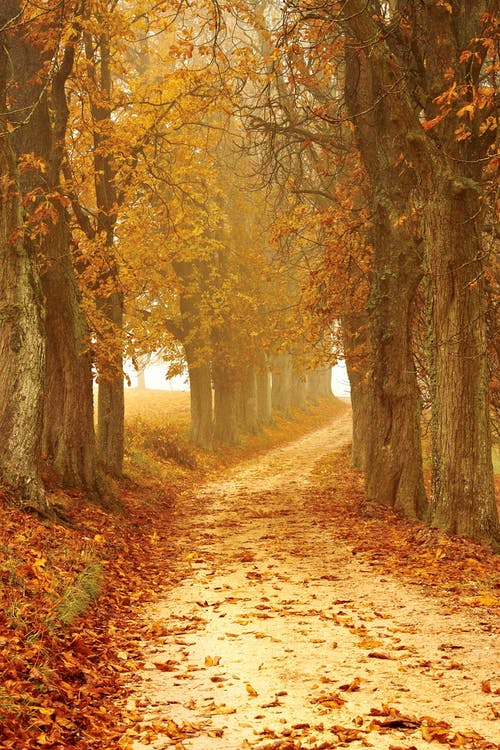
#> input picture Images/img1.jpeg, 500 x 750 px, found by its file name
$ python threshold.py
#> lines starting #> are read from the running program, lines starting #| are printed output that depends on the picture; after the words box and inside, x2 and y2 are one past the last pixel; in counts of white or black regions, pixels touching at a corner belong together
import cv2 as cv
img=cv.imread('Images/Img1.jpeg')
#> img is the input picture: shape (750, 500, 3); mean B, G, R 50.8, 115.2, 170.8
cv.imshow('Image',img)


gray=cv.cvtColor(img,cv.COLOR_BGR2GRAY)
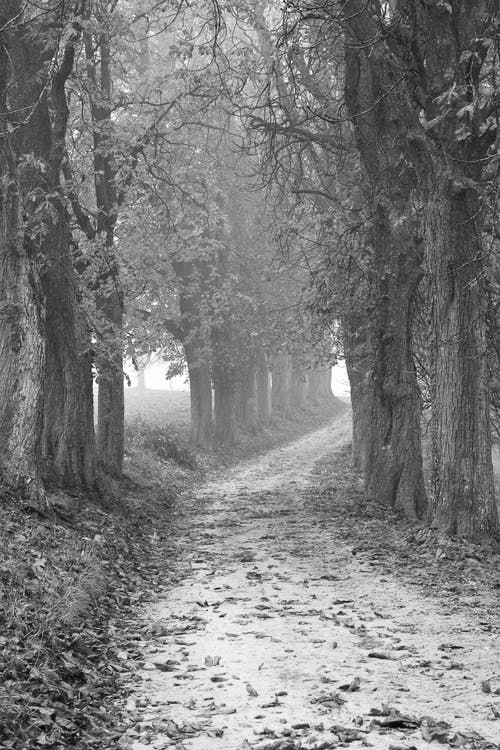
#> gray: shape (750, 500); min 4, max 255, mean 124.5
cv.imshow('gray',gray)

#Simple threshold
threshold,thresh=cv.threshold(gray, 150, 255,cv.THRESH_BINARY)
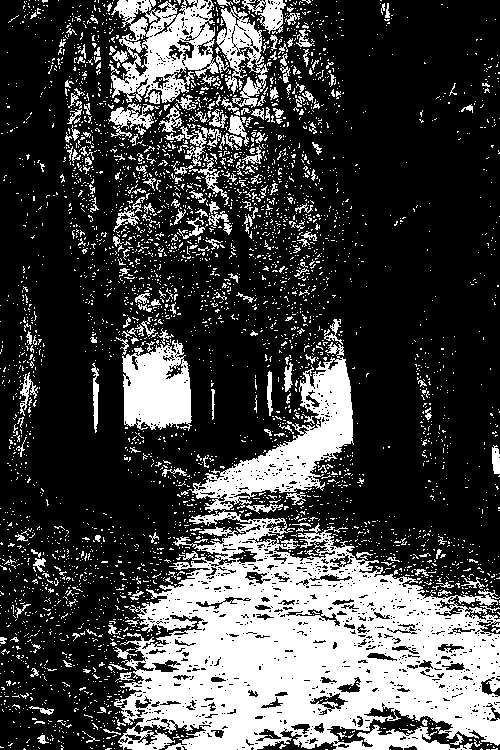
#> thresh: shape (750, 500); 27.5% white; 4041 white regions (3788 under 20 px), largest, box (x1, y1, x2, y2) and area: (114, 510, 500, 750) 55749, (187, 342, 354, 513) 8121, (109, 0, 219, 104) 6199
cv.imshow('Simple Threshold',thresh)

threshold,thresh_inv=cv.threshold(gray, 150, 255,cv.THRESH_BINARY_INV)
cv.imshow('Simple Threshold Inverse',thresh_inv)

#Adaptive thresholding
adaptive_thresh= cv.adaptiveThreshold(gray,255,cv.ADAPTIVE_THRESH_MEAN_C,cv.THRESH_BINARY,11,3)
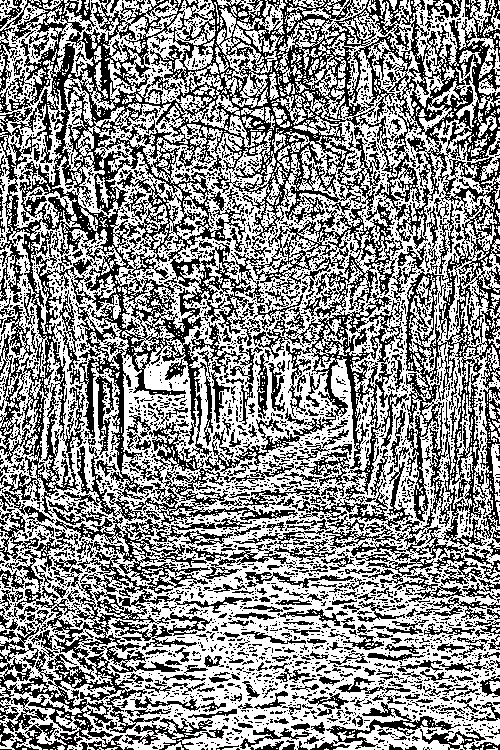
#> adaptive_thresh: shape (750, 500); 55.7% white; black in thin lines or dots
cv.imshow('Adaptive thresholding',adaptive_thresh)

cv.waitKey(0)

$ run again, with Images/face_0.jpg copied over Images/img1.jpeg
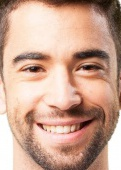
#> input picture Images/face_0.jpg, 121 x 170 px, found by its file name
#> img is the input picture: shape (170, 121, 3); mean B, G, R 146, 164.8, 202.3
#> `threshold,thresh=cv.threshold(gray, 150, 255,cv.THRESH_BINARY)`:
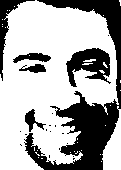
#> thresh: shape (170, 121); 66.9% white; 21 black regions (15 under 20 px), largest, box (x1, y1, x2, y2) and area: (24, 0, 121, 170) 4706, (66, 48, 111, 87) 978, (0, 0, 35, 81) 549, (13, 53, 51, 63) 220, (25, 109, 46, 132) 183, (19, 64, 46, 73) 144
#> `adaptive_thresh= cv.adaptiveThreshold(gray,255,cv.ADAPTIVE_THRESH_MEAN..`:
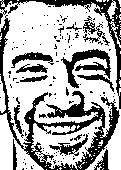
#> adaptive_thresh: shape (170, 121); 67.8% white; 130 black regions (115 under 20 px), largest, box (x1, y1, x2, y2) and area: (0, 15, 120, 170) 2897, (0, 0, 121, 109) 1151, (61, 49, 111, 88) 713

$ run again, with Images/face_1.jpg copied over Images/img1.jpeg
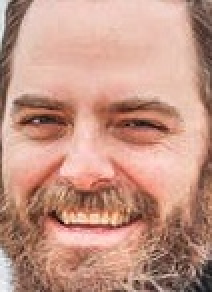
#> input picture Images/face_1.jpg, 106 x 146 px, found by its file name (shown 2 times larger)
#> img is the input picture: shape (146, 106, 3); mean B, G, R 133.1, 149.3, 196.3
#> `threshold,thresh=cv.threshold(gray, 150, 255,cv.THRESH_BINARY)`:
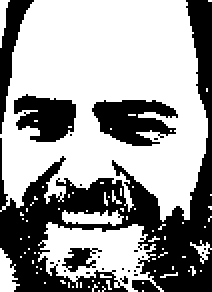
#> thresh: shape (146, 106) (shown 2 times larger); 61.7% white; 24 black regions (19 under 20 px), largest, box (x1, y1, x2, y2) and area: (0, 0, 106, 146) 4233, (46, 50, 89, 73) 642, (7, 47, 38, 71) 518, (0, 0, 17, 67) 379, (31, 124, 51, 136) 124
#> `adaptive_thresh= cv.adaptiveThreshold(gray,255,cv.ADAPTIVE_THRESH_MEAN..`:
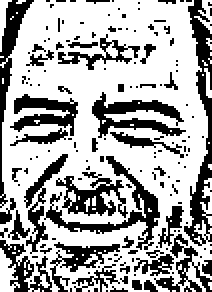
#> adaptive_thresh: shape (146, 106) (shown 2 times larger); 66.4% white; 158 black regions (133 under 20 px), largest, box (x1, y1, x2, y2) and area: (92, 0, 106, 123) 652, (22, 78, 80, 125) 503, (46, 46, 93, 69) 446

$ run again, with Images/face_10.jpg copied over Images/img1.jpeg
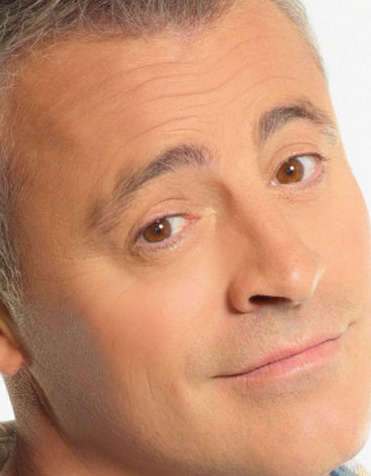
#> input picture Images/face_10.jpg, 371 x 476 px, found by its file name
#> img is the input picture: shape (476, 371, 3); mean B, G, R 113.3, 144, 198.4
#> `threshold,thresh=cv.threshold(gray, 150, 255,cv.THRESH_BINARY)`:
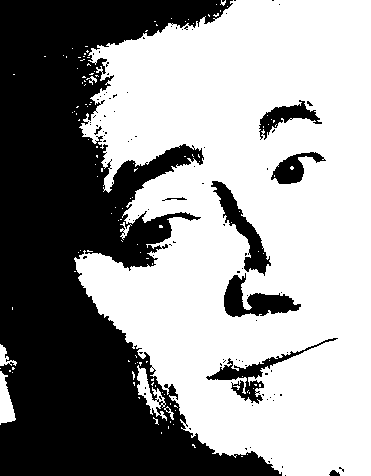
#> thresh: shape (476, 371); 58.8% white; 98 black regions (89 under 20 px), largest, box (x1, y1, x2, y2) and area: (0, 0, 282, 476) 66482, (224, 273, 301, 317) 1540, (211, 181, 271, 276) 1527
#> `adaptive_thresh= cv.adaptiveThreshold(gray,255,cv.ADAPTIVE_THRESH_MEAN..`:
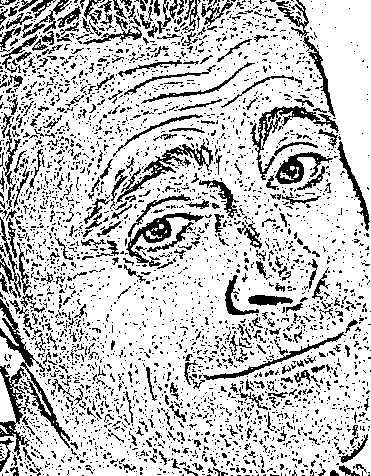
#> adaptive_thresh: shape (476, 371); 77.7% white; black in thin lines or dots
